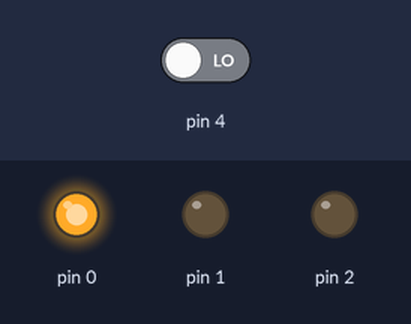
Recording of a sketch running on a simulated Arduino Uno, built with avr-gcc and run on an emulated ATmega328P. Shown: output pins drawn as LEDs (lit = HIGH). The inputs (shaded band) are chosen by the test bench; at power-on: pin 4 LOW.

Above: at 1.2 s.
1.3 s: pin 4 driven HIGH
At 1.9 s:
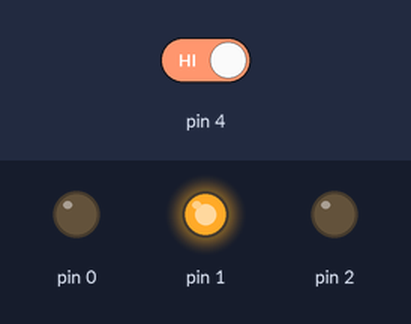
Timing chart, 0 to 9.3 s (numbered marks = the images above; inputs shaded):
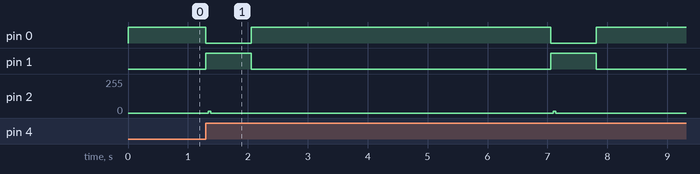

The sketch:

athf-er.ino
```cpp
int FREQ = 600;

void setup() {
  pinMode(0, OUTPUT);
  pinMode(1, OUTPUT);
  pinMode(2, OUTPUT);
  digitalWrite(0, HIGH);
  digitalWrite(1, LOW);
  digitalWrite(2, LOW);
  pinMode(4, INPUT);
}
void loop() {
  if(digitalRead(4)){
    digitalWrite(0, LOW);
    digitalWrite(1, HIGH);
    for (int i = 0; i < 5; i++) {
      digitalWrite(2, HIGH);
      delayMicroseconds(FREQ+i);
      digitalWrite(2, LOW);
      delayMicroseconds(FREQ+2*i);
    }
    delay(750);
    digitalWrite(0, HIGH);
    digitalWrite(1, LOW);
    delay(5000);
  }
}
```

Measured:
- after the input at 1.3 s, pin 0: alternates HIGH for 5.0 s and LOW for 0.76 s, starting at once; pin 1: alternates HIGH for 0.76 s and LOW for 5.0 s, starting at once; pin 2: alternates 12/255 for 0.04 s and 0/255 for 5.7 s, starting at once
